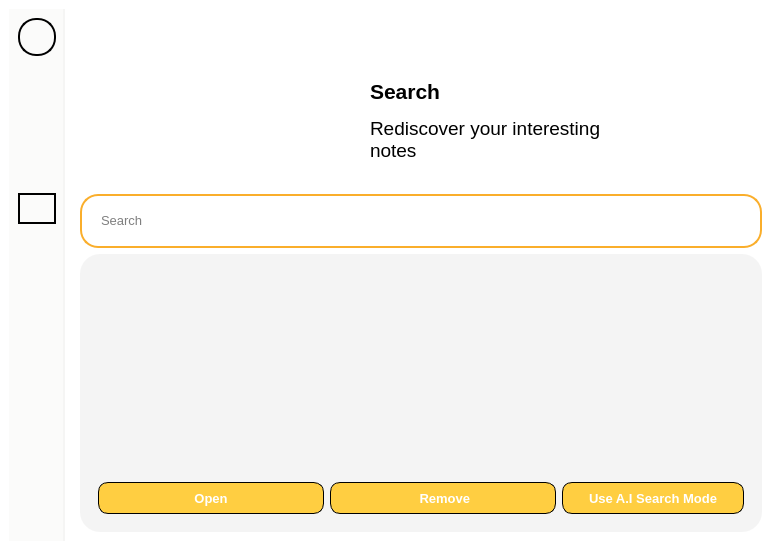
<?xml version="1.0" encoding="UTF-8"?>
<ui version="4.0">
 <class>MainWindow</class>
 <widget class="QMainWindow" name="MainWindow">
  <property name="geometry">
   <rect>
    <x>0</x>
    <y>0</y>
    <width>780</width>
    <height>550</height>
   </rect>
  </property>
  <property name="minimumSize">
   <size>
    <width>780</width>
    <height>550</height>
   </size>
  </property>
  <property name="windowTitle">
   <string>MainWindow</string>
  </property>
  <property name="styleSheet">
   <string notr="true">padding: 0px;
border: 0px;
background-color: white;</string>
  </property>
  <widget class="QWidget" name="centralwidget">
   <layout class="QHBoxLayout" name="horizontalLayout">
    <item>
     <widget class="QWidget" name="widget" native="true">
      <property name="styleSheet">
       <string notr="true">max-width: 54px;
background-color: #FBFBFA;
border-right: 2px solid #F5F5F4;
padding: 0px;
margin: 0px;</string>
      </property>
      <layout class="QVBoxLayout" name="verticalLayout_2">
       <item>
        <widget class="QLabel" name="label">
         <property name="font">
          <font>
           <pointsize>10</pointsize>
           <weight>75</weight>
           <bold>true</bold>
          </font>
         </property>
         <property name="styleSheet">
          <string notr="true">min-height: 34px;
max-height: 34px;
min-width: 34px;
max-width: 34px;
border: 2px solid black;
border-radius: 18px;</string>
         </property>
         <property name="text">
          <string/>
         </property>
         <property name="pixmap">
          <pixmap>../Image/icon.png</pixmap>
         </property>
         <property name="scaledContents">
          <bool>true</bool>
         </property>
         <property name="alignment">
          <set>Qt::AlignCenter</set>
         </property>
        </widget>
       </item>
       <item>
        <widget class="QLabel" name="label_5">
         <property name="styleSheet">
          <string notr="true">border: 0px;</string>
         </property>
         <property name="text">
          <string/>
         </property>
        </widget>
       </item>
       <item>
        <widget class="QLabel" name="label_2">
         <property name="font">
          <font>
           <pointsize>10</pointsize>
           <weight>75</weight>
           <bold>true</bold>
          </font>
         </property>
         <property name="styleSheet">
          <string notr="true">QLabel{
	max-height: 22px;
	border: 2px solid #FBFBFA;
	padding: 6px;
	border-radius: 18px;
}

QLabel:hover{
	max-height: 22px;
	border: 2px solid gray;
	padding: 6px;
	border-radius: 18px;
}</string>
         </property>
         <property name="text">
          <string/>
         </property>
         <property name="pixmap">
          <pixmap>../Image/home_d.png</pixmap>
         </property>
         <property name="scaledContents">
          <bool>true</bool>
         </property>
         <property name="alignment">
          <set>Qt::AlignCenter</set>
         </property>
        </widget>
       </item>
       <item>
        <widget class="QLabel" name="label_9">
         <property name="font">
          <font>
           <pointsize>10</pointsize>
           <weight>75</weight>
           <bold>true</bold>
          </font>
         </property>
         <property name="styleSheet">
          <string notr="true">QLabel{
	max-height: 22px;
	border: 2px solid #FBFBFA;
	padding: 6px;
	border-radius: 18px;
}

QLabel:hover{
	max-height: 22px;
	border: 2px solid gray;
	padding: 6px;
	border-radius: 18px;
}</string>
         </property>
         <property name="text">
          <string/>
         </property>
         <property name="pixmap">
          <pixmap>../Image/notes_d.png</pixmap>
         </property>
         <property name="scaledContents">
          <bool>true</bool>
         </property>
         <property name="alignment">
          <set>Qt::AlignCenter</set>
         </property>
        </widget>
       </item>
       <item>
        <widget class="QLabel" name="label_4">
         <property name="font">
          <font>
           <pointsize>10</pointsize>
           <weight>75</weight>
           <bold>true</bold>
          </font>
         </property>
         <property name="styleSheet">
          <string notr="true">QLabel{
	max-height: 22px;
	border: 2px solid #FBFBFA;
	padding: 6px;
	border-radius: 18px;
}

QLabel:hover{
	max-height: 22px;
	border: 2px solid gray;
	padding: 6px;
	border-radius: 18px;
}</string>
         </property>
         <property name="text">
          <string/>
         </property>
         <property name="pixmap">
          <pixmap>../Image/chat_d.png</pixmap>
         </property>
         <property name="scaledContents">
          <bool>true</bool>
         </property>
         <property name="alignment">
          <set>Qt::AlignCenter</set>
         </property>
        </widget>
       </item>
       <item>
        <widget class="QLabel" name="label_7">
         <property name="font">
          <font>
           <pointsize>10</pointsize>
           <weight>75</weight>
           <bold>true</bold>
          </font>
         </property>
         <property name="styleSheet">
          <string notr="true">max-height: 22px;
border: 2px solid black;
padding: 6px;
border-radius: 18px;</string>
         </property>
         <property name="text">
          <string/>
         </property>
         <property name="pixmap">
          <pixmap>../Image/search_a.png</pixmap>
         </property>
         <property name="scaledContents">
          <bool>true</bool>
         </property>
         <property name="alignment">
          <set>Qt::AlignCenter</set>
         </property>
        </widget>
       </item>
       <item>
        <spacer name="verticalSpacer">
         <property name="orientation">
          <enum>Qt::Vertical</enum>
         </property>
         <property name="sizeHint" stdset="0">
          <size>
           <width>20</width>
           <height>40</height>
          </size>
         </property>
        </spacer>
       </item>
       <item>
        <widget class="QLabel" name="label_6">
         <property name="font">
          <font>
           <pointsize>10</pointsize>
           <weight>75</weight>
           <bold>true</bold>
          </font>
         </property>
         <property name="styleSheet">
          <string notr="true">QLabel{
	max-height: 22px;
	border: 2px solid #FBFBFA;
	padding: 6px;
	border-radius: 18px;
}

QLabel:hover{
	max-height: 22px;
	border: 2px solid gray;
	padding: 6px;
	border-radius: 18px;
}</string>
         </property>
         <property name="text">
          <string/>
         </property>
         <property name="pixmap">
          <pixmap>../Image/about_b.png</pixmap>
         </property>
         <property name="scaledContents">
          <bool>true</bool>
         </property>
         <property name="alignment">
          <set>Qt::AlignCenter</set>
         </property>
        </widget>
       </item>
       <item>
        <widget class="QLabel" name="label_8">
         <property name="font">
          <font>
           <pointsize>10</pointsize>
           <weight>75</weight>
           <bold>true</bold>
          </font>
         </property>
         <property name="styleSheet">
          <string notr="true">QLabel{
	max-height: 22px;
	border: 2px solid #FBFBFA;
	padding: 6px;
	border-radius: 18px;
}

QLabel:hover{
	max-height: 22px;
	border: 2px solid gray;
	padding: 6px;
	border-radius: 18px;
}</string>
         </property>
         <property name="text">
          <string/>
         </property>
         <property name="pixmap">
          <pixmap>../Image/log_out.png</pixmap>
         </property>
         <property name="scaledContents">
          <bool>true</bool>
         </property>
         <property name="alignment">
          <set>Qt::AlignCenter</set>
         </property>
        </widget>
       </item>
      </layout>
     </widget>
    </item>
    <item>
     <widget class="QWidget" name="widget_2" native="true">
      <property name="styleSheet">
       <string notr="true"/>
      </property>
      <layout class="QVBoxLayout" name="verticalLayout">
       <item>
        <widget class="QWidget" name="widget_6" native="true">
         <property name="styleSheet">
          <string notr="true">margin-top: 20px;
min-height: 150px;
max-height: 150px;</string>
         </property>
         <layout class="QHBoxLayout" name="horizontalLayout_4">
          <item>
           <spacer name="horizontalSpacer">
            <property name="orientation">
             <enum>Qt::Horizontal</enum>
            </property>
            <property name="sizeHint" stdset="0">
             <size>
              <width>40</width>
              <height>20</height>
             </size>
            </property>
           </spacer>
          </item>
          <item>
           <widget class="QLabel" name="label_10">
            <property name="styleSheet">
             <string notr="true">max-width: 140px;
min-width: 140px;
max-height: 120px;
min-height: 120px;</string>
            </property>
            <property name="text">
             <string/>
            </property>
            <property name="pixmap">
             <pixmap>../Image/search.png</pixmap>
            </property>
            <property name="scaledContents">
             <bool>true</bool>
            </property>
           </widget>
          </item>
          <item>
           <widget class="QWidget" name="widget_7" native="true">
            <property name="styleSheet">
             <string notr="true">max-height: 120px;
min-height: 120px;
border: 0px;</string>
            </property>
            <layout class="QVBoxLayout" name="verticalLayout_3">
             <item>
              <widget class="QTextBrowser" name="textBrowser">
               <property name="styleSheet">
                <string notr="true">min-width: 250px;</string>
               </property>
               <property name="html">
                <string>&lt;!DOCTYPE HTML PUBLIC &quot;-//W3C//DTD HTML 4.0//EN&quot; &quot;http://www.w3.org/TR/REC-html40/strict.dtd&quot;&gt;
&lt;html&gt;&lt;head&gt;&lt;meta name=&quot;qrichtext&quot; content=&quot;1&quot; /&gt;&lt;style type=&quot;text/css&quot;&gt;
p, li { white-space: pre-wrap; }
&lt;/style&gt;&lt;/head&gt;&lt;body style=&quot; font-family:'MS Shell Dlg 2'; font-size:8.25pt; font-weight:400; font-style:normal;&quot;&gt;
&lt;p style=&quot;-qt-paragraph-type:empty; margin-top:0px; margin-bottom:0px; margin-left:0px; margin-right:0px; -qt-block-indent:0; text-indent:0px; font-family:'Segoe UI ';&quot;&gt;&lt;br /&gt;&lt;/p&gt;
&lt;p style=&quot; margin-top:0px; margin-bottom:0px; margin-left:0px; margin-right:0px; -qt-block-indent:0; text-indent:0px;&quot;&gt;&lt;span style=&quot; font-family:'Segoe UI '; font-size:16pt; font-weight:600;&quot;&gt;Search&lt;/span&gt;&lt;/p&gt;
&lt;p style=&quot;-qt-paragraph-type:empty; margin-top:0px; margin-bottom:0px; margin-left:0px; margin-right:0px; -qt-block-indent:0; text-indent:0px; font-family:'Segoe UI '; font-size:8pt; font-weight:600;&quot;&gt;&lt;br /&gt;&lt;/p&gt;
&lt;p style=&quot; margin-top:0px; margin-bottom:0px; margin-left:0px; margin-right:0px; -qt-block-indent:0; text-indent:0px;&quot;&gt;&lt;span style=&quot; font-family:'Segoe UI '; font-size:14pt;&quot;&gt;Rediscover your interesting notes&lt;/span&gt;&lt;/p&gt;&lt;/body&gt;&lt;/html&gt;</string>
               </property>
              </widget>
             </item>
            </layout>
           </widget>
          </item>
          <item>
           <spacer name="horizontalSpacer_2">
            <property name="orientation">
             <enum>Qt::Horizontal</enum>
            </property>
            <property name="sizeHint" stdset="0">
             <size>
              <width>40</width>
              <height>20</height>
             </size>
            </property>
           </spacer>
          </item>
         </layout>
        </widget>
       </item>
       <item>
        <widget class="QWidget" name="widget_5" native="true">
         <property name="styleSheet">
          <string notr="true">QWidget{
	background-color: white;
	border: 2px solid #faae2b;
	max-height: 50px;
	min-height: 50px;
	border-radius: 18px;
	margin: 0px;
}

QWidget:hover{
	background-color: white;
	border: 3px solid #faae2b;
	max-height: 50px;
	min-height: 50px;
	border-radius: 18px;
	margin: 0px;
}

QWidget:pressed{
	background-color: rgb(235, 235, 235);
	border: 3px solid #faae2b;
	max-height: 50px;
	min-height: 50px;
	border-radius: 18px;
	margin: 0px;
}</string>
         </property>
         <layout class="QHBoxLayout" name="horizontalLayout_2">
          <item>
           <widget class="QLineEdit" name="lineEdit">
            <property name="font">
             <font>
              <pointsize>10</pointsize>
             </font>
            </property>
            <property name="styleSheet">
             <string notr="true">max-height: 35px;
min-height: 35px;
border: 0px;
padding-left: 10px</string>
            </property>
            <property name="placeholderText">
             <string>Search</string>
            </property>
           </widget>
          </item>
          <item>
           <widget class="QPushButton" name="pushButton_2">
            <property name="styleSheet">
             <string notr="true">QPushButton{
	background-color: white;
	border: 2px solid transparent;
	max-height: 35px;
	min-height: 35px;
	max-width: 35px;
	min-width: 35px;
	border-radius: 18px;
	margin: 0px;
	padding: 0px;
}

QPushButton:hover{
	background-color: rgb(235, 235, 235);
	border: 3px solid transparent;
	max-height: 35px;
	min-height: 35px;
	max-width: 35px;
	min-width: 35px;
	border-radius: 18px;
	margin: 0px; 
	padding: 0px;
}

QPushButton:pressed{
	background-color: rgb(235, 235, 235);
	border: 4px solid transparent;
	max-height: 35px;
	min-height: 35px;
	max-width: 35px;
	min-width: 35px;
	border-radius: 18px;
	margin: 0px; 
	padding: 0px;
}</string>
            </property>
            <property name="text">
             <string/>
            </property>
            <property name="icon">
             <iconset>
              <normaloff>../Image/search_d.png</normaloff>../Image/search_d.png</iconset>
            </property>
            <property name="iconSize">
             <size>
              <width>24</width>
              <height>24</height>
             </size>
            </property>
           </widget>
          </item>
         </layout>
        </widget>
       </item>
       <item>
        <widget class="QWidget" name="widget_3" native="true">
         <property name="styleSheet">
          <string notr="true">border-radius: 20px;
background-color: #F4F4F4;</string>
         </property>
         <layout class="QVBoxLayout" name="verticalLayout_4">
          <item>
           <widget class="QListWidget" name="listWidget_2">
            <property name="font">
             <font>
              <pointsize>13</pointsize>
             </font>
            </property>
            <property name="styleSheet">
             <string notr="true">QListWidget{
	border: 0px;
	margin-top: 0px;
}

QListWidget::item {
	background-color: white;
	height: 60px;
	margin: 5px;
	margin-bottom: 10px;
	border-radius: 15px;
	padding-left: 15px;
	padding-right: 15px;
}

QListWidget::item::hover{
	background-color: rgb(250, 250, 250);
	color: black;
	height: 60px;
	margin: 5px;
	margin-bottom: 10px;
	border-radius: 15px;
	padding-left: 15px;
	padding-right: 15px;
}

QListWidget::item::selected{
	background-color: rgb(250, 250, 250);
	color: black;
	height: 60px;
	margin: 5px;
	margin-bottom: 10px;
	border-radius: 15px;
	padding-left: 15px;
	padding-right: 15px;
	border: 2px solid gray;
}</string>
            </property>
            <property name="verticalScrollBarPolicy">
             <enum>Qt::ScrollBarAlwaysOff</enum>
            </property>
            <property name="horizontalScrollBarPolicy">
             <enum>Qt::ScrollBarAlwaysOff</enum>
            </property>
           </widget>
          </item>
          <item>
           <widget class="QWidget" name="widget_4" native="true">
            <layout class="QHBoxLayout" name="horizontalLayout_3">
             <item>
              <widget class="QPushButton" name="pushButton_4">
               <property name="font">
                <font>
                 <family>Segoe UI</family>
                 <pointsize>10</pointsize>
                 <weight>75</weight>
                 <bold>true</bold>
                </font>
               </property>
               <property name="styleSheet">
                <string notr="true">QPushButton{
	border: 1px solid black;
	height: 30px;
	border-radius: 10px;
	background-color: #FFCE41;
	color: white;
}

QPushButton::hover{
	border: 2px solid black;
	height: 30px;
	border-radius: 10px;
	background-color: #FFCE41;
}

QPushButton::pressed{
	border: 2px solid black;
	height: 30px;
	border-radius: 10px;
	background-color: rgb(234, 188, 59);
}</string>
               </property>
               <property name="text">
                <string>Open</string>
               </property>
               <property name="icon">
                <iconset>
                 <normaloff>../Image/all_note_view.png</normaloff>../Image/all_note_view.png</iconset>
               </property>
               <property name="iconSize">
                <size>
                 <width>16</width>
                 <height>16</height>
                </size>
               </property>
              </widget>
             </item>
             <item>
              <widget class="QPushButton" name="pushButton">
               <property name="font">
                <font>
                 <family>Segoe UI</family>
                 <pointsize>10</pointsize>
                 <weight>75</weight>
                 <bold>true</bold>
                </font>
               </property>
               <property name="styleSheet">
                <string notr="true">QPushButton{
	border: 1px solid black;
	height: 30px;
	border-radius: 10px;
	background-color: #FFCE41;
	color: white;
}

QPushButton::hover{
	border: 2px solid black;
	height: 30px;
	border-radius: 10px;
	background-color: #FFCE41;
}

QPushButton::pressed{
	border: 2px solid black;
	height: 30px;
	border-radius: 10px;
	background-color: rgb(234, 188, 59);
}</string>
               </property>
               <property name="text">
                <string> Remove</string>
               </property>
               <property name="icon">
                <iconset>
                 <normaloff>../Image/remove.png</normaloff>../Image/remove.png</iconset>
               </property>
               <property name="iconSize">
                <size>
                 <width>16</width>
                 <height>16</height>
                </size>
               </property>
              </widget>
             </item>
             <item>
              <widget class="QPushButton" name="pushButton_3">
               <property name="font">
                <font>
                 <family>Segoe UI</family>
                 <pointsize>10</pointsize>
                 <weight>75</weight>
                 <bold>true</bold>
                </font>
               </property>
               <property name="styleSheet">
                <string notr="true">QPushButton{
	border: 1px solid black;
	height: 30px;
	border-radius: 10px;
	background-color: #FFCE41;
	color: white;
	max-width: 180px;
}

QPushButton::hover{
	border: 2px solid black;
	height: 30px;
	border-radius: 10px;
	background-color: #FFCE41;
	max-width: 180px;
}

QPushButton::pressed{
	border: 2px solid black;
	height: 30px;
	border-radius: 10px;
	background-color: rgb(234, 188, 59);
	max-width: 180px;
}</string>
               </property>
               <property name="text">
                <string>Use A.I Search Mode</string>
               </property>
              </widget>
             </item>
            </layout>
           </widget>
          </item>
         </layout>
        </widget>
       </item>
      </layout>
     </widget>
    </item>
   </layout>
  </widget>
 </widget>
 <resources/>
 <connections/>
</ui>
